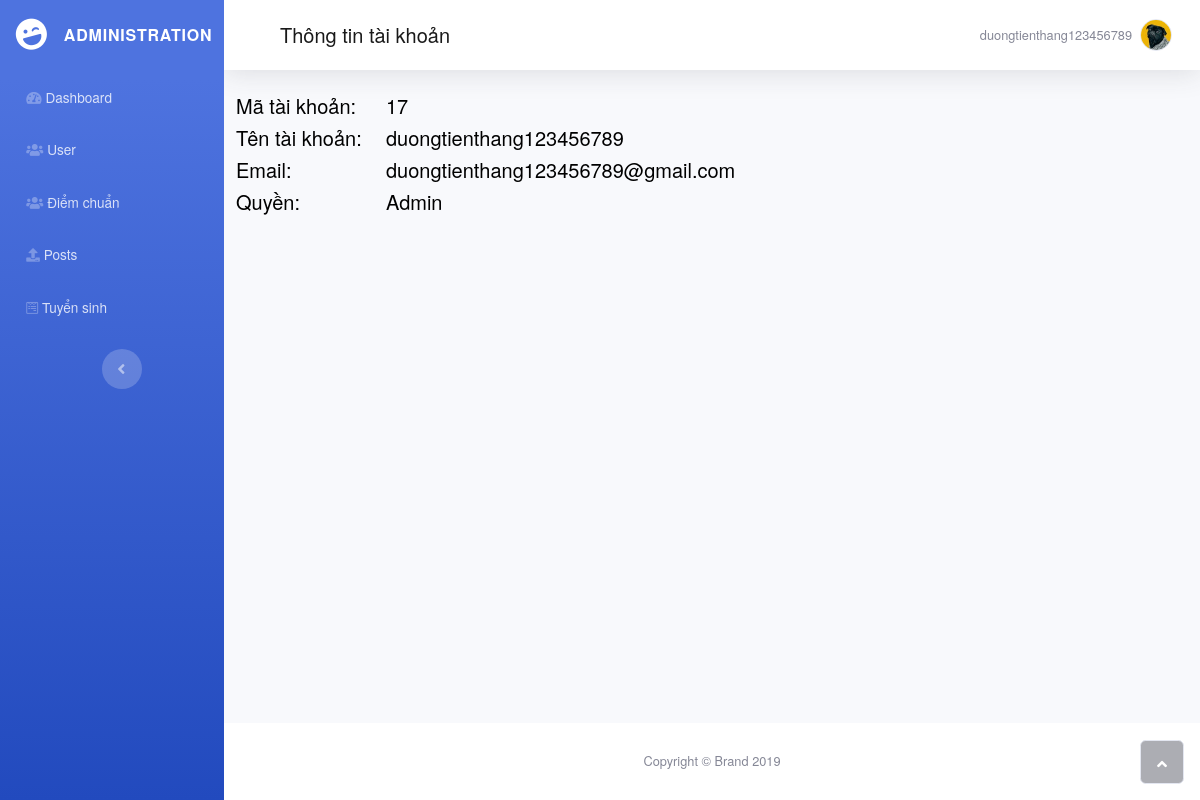
The app's page /hoso.php?id=17 with its own data.
### tables this page shows
CREATE TABLE `taikhoan` (
  `matk` int(2) NOT NULL,
  `tentk` varchar(50) NOT NULL,
  `email` varchar(50) NOT NULL,
  `matkhau` varchar(200) NOT NULL,
  `maquyen` tinyint(4) NOT NULL,
  `trangthai` tinyint(1) NOT NULL,
  `maxacnhan` varchar(100) NOT NULL
);

### hoso.php (the view, shortened to what this page needs)
<?php
include("head.php");$matk=$_GET['id'];
require('connect.php');
$sql = "Select * from taikhoan where matk = '$matk'";
$row = mysqli_fetch_assoc(mysqli_query($conn, $sql));
if ($row['maquyen']==3) $maquyen1='Admin';
else
{if ($row['maquyen']==2) $maquyen1='Manager';
else $maquyen1='Viewer';}
?>
<body id="page-top">
    <div id="wrapper">
    <?php include("menu.php");?>
        <div class="d-flex flex-column" id="content-wrapper">
            <div id="content">
                <nav class="navbar navbar-light navbar-expand bg-white shadow mb-4 topbar static-top">
                    <div class="container-fluid"><button class="btn btn-link d-md-none rounded-circle mr-3" id="sidebarToggleTop" type="button"><i class="fas fa-bars"></i></button>
                        <nav class="navbar navbar-light navbar-expand-md">
                            <div class="container-fluid"><a class="navbar-brand" href="User.php?id=<?php echo $matk?>">Thông tin tài khoản</a></div>
                        </nav>
                        <ul class="nav navbar-nav flex-nowrap ml-auto">
                            <li class="nav-item dropdown no-arrow" role="presentation">
                                <div class="nav-item dropdown no-arrow">
                                    <a class="dropdown-toggle nav-link" data-toggle="dropdown" aria-expanded="false" >
                                    <span class="d-none d-lg-inline mr-2 text-gray-600 small"><?php echo $row['tentk']?></span>
                                    <img class="border rounded-circle img-profile" src="images/avatar5.jpeg"></a>
                                </div>
                            </li>
                        </ul>
                    </div>
                </nav>
                <div class="container">
                <div class="row"><h5 style="color: rgb(0,0,0); width:150px; ">Mã tài khoản:</h5><h5 style="color: rgb(0,0,0);"><?php echo $row['matk']?></h5></div>
                <div  class="row"><h5 style="color: rgb(0,0,0);width:150px; ">Tên tài khoản:</h5><h5 style="color: rgb(0,0,0);"><?php echo $row['tentk']?></h5></div>
                <div  class="row"><h5 style="color: rgb(0,0,0);width:150px; ">Email:</h5><h5 style="color: rgb(0,0,0);"><?php echo $row['email']?></h5></div>
                <div  class="row"><h5 style="color: rgb(0,0,0);width:150px; ">Quyền:</h5><h5 style="color: rgb(0,0,0);"><?php echo $maquyen1 ?></h5></div>
                </div>
            </div>
        <footer class="bg-white sticky-footer">
            <div class="container my-auto">
                <div class="text-center my-auto copyright"><span>Copyright © Brand 2019</span></div>
            </div>
        </footer>
    </div><a class="border rounded d-inline scroll-to-top" href="#page-top"><i class="fas fa-angle-up"></i></a></div>
</body>
<?php
include("foot.php");
?>

### css/all.css (style rules this page uses)
.fa, .fas, .far, .fal, .fad, .fab { -moz-osx-font-smoothing: grayscale; -webkit-font-smoothing: antialiased; display: inline-block; font-style: normal; font-variant: normal; text-rendering: auto; line-height: 1; }
.fa-angle-up:before { content: "\f106"; }
.fa, .fas { font-family: 'Font Awesome 5 Free'; font-weight: 900; }

### login.css (style rules this page uses)
body { font-family: "HelveticaNeue", "Arial", sans-serif; }
a { color: #55b1df; text-decoration: none; }

### records on screen
taikhoan: tentk "duongtienthang123456789", matk "17", email "duongtienthang123456789@gmail.com", maquyen "Admin"
